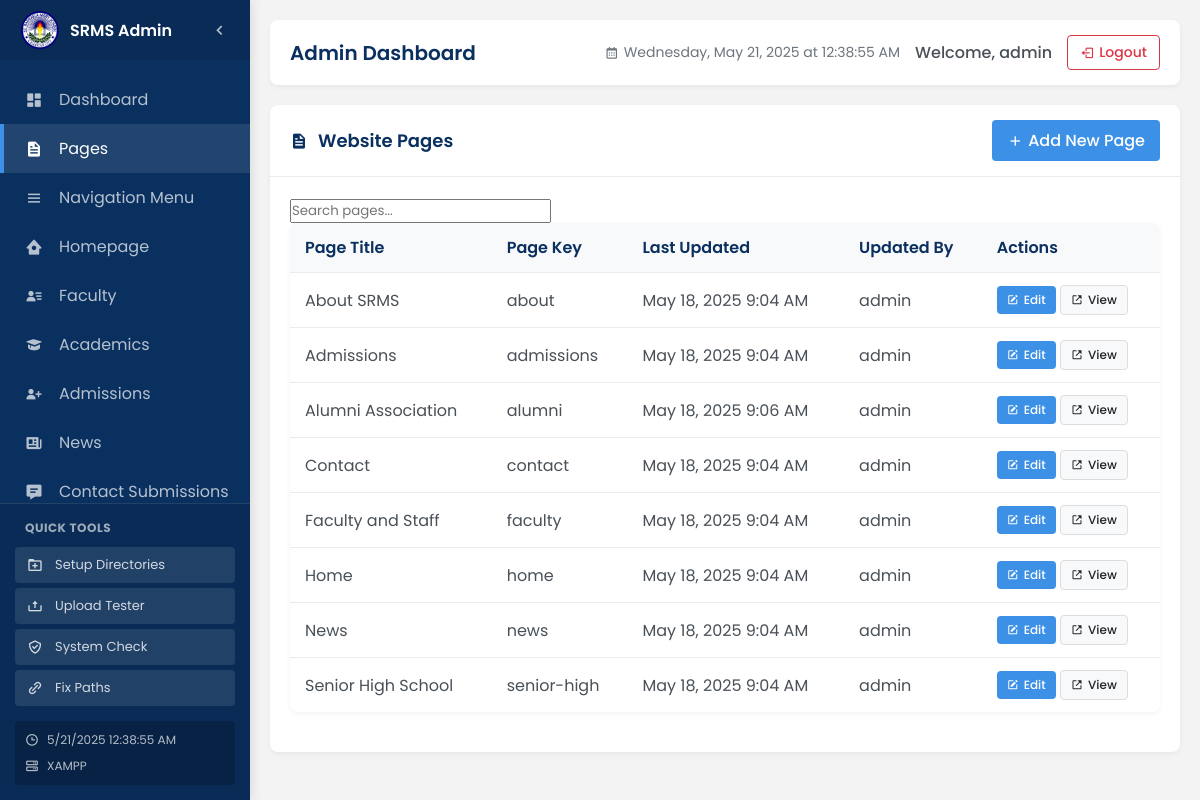
/admin/pages-manage.php (signed in), run on the app's committed database.
### tables this page shows
CREATE TABLE `school_information` (
  `id` int(11) NOT NULL,
  `name` varchar(100) NOT NULL,
  `logo` varchar(255) DEFAULT NULL,
  `mission` text DEFAULT NULL,
  `vision` text DEFAULT NULL,
  `philosophy` text DEFAULT NULL,
  `email` varchar(100) DEFAULT NULL,
  `phone` varchar(50) DEFAULT NULL,
  `address` text DEFAULT NULL,
  `created_at` timestamp NOT NULL DEFAULT current_timestamp(),
  `updated_at` timestamp NOT NULL DEFAULT current_timestamp() ON UPDATE current_timestamp()
);

CREATE TABLE `page_content` (
  `id` int(11) NOT NULL,
  `page_key` varchar(50) NOT NULL,
  `title` varchar(255) NOT NULL,
  `content` text DEFAULT NULL,
  `meta_description` text DEFAULT NULL,
  `last_updated` timestamp NOT NULL DEFAULT current_timestamp() ON UPDATE current_timestamp(),
  `last_updated_by` int(11) DEFAULT NULL
);

CREATE TABLE `users` (
  `id` int(11) NOT NULL,
  `username` varchar(50) NOT NULL,
  `password` varchar(255) NOT NULL,
  `email` varchar(100) NOT NULL,
  `role` enum('admin','editor','content_manager') NOT NULL DEFAULT 'editor',
  `active` tinyint(1) DEFAULT 1,
  `last_login` datetime DEFAULT NULL,
  `created_at` timestamp NOT NULL DEFAULT current_timestamp(),
  `updated_at` timestamp NOT NULL DEFAULT current_timestamp() ON UPDATE current_timestamp()
);

### includes/db.php (called while the page is built, shortened)
<?php
class Database {
    private $connection;
    private function connect() {
        $host = DB_SERVER;
        $user = DB_USERNAME;
        $pass = DB_PASSWORD;
        $db = DB_NAME;
        $port = defined('DB_PORT') ? DB_PORT : '3306';
        $this->connection = new mysqli($host, $user, $pass, $db, $port);
        $this->connection->set_charset('utf8mb4');
    }
    public function query($sql) {
        $result = $this->connection->query($sql);
        return $result;
    }
    public function fetch_row($sql) {
        $result = $this->query($sql);
        if ($result && $result->num_rows > 0) {
            return $result->fetch_assoc();
        }
        return null;
    }
    public function fetch_all($sql) {
        $result = $this->query($sql);
        $rows = [];
        if ($result) {
            while ($row = $result->fetch_assoc()) {
                $rows[] = $row;
            }
        }
        return $rows;
    }
}

### admin/pages-manage.php (the view, shortened to what this page needs)
<?php
include_once '../includes/db.php';
$db = new Database();
$pages = $db->fetch_all("SELECT p.*, u.username as updated_by_user
                       FROM page_content p
                       LEFT JOIN users u ON p.last_updated_by = u.id
                       ORDER BY p.title");
?>
<div class="panel">
    <div class="panel-header">
        <h3 class="panel-title"><i class='bx bxs-file'></i> Website Pages</h3>
        <div class="panel-actions">
            <a href="page-edit.php" class="btn btn-primary">
                <i class='bx bx-plus'></i> Add New Page
            </a>
        </div>
    </div>
    <div class="panel-body">
        <div class="search-box mb-3">
            <input type="text" id="searchInput" class="form-control" placeholder="Search pages...">
        </div>
        <div class="table-container">
            <table class="table" id="pagesTable">
                <thead>
                    <tr>
                        <th>Page Title</th>
                        <th>Page Key</th>
                        <th>Last Updated</th>
                        <th>Updated By</th>
                        <th>Actions</th>
                    </tr>
                </thead>
                <tbody>
                    <?php if(empty($pages)): ?>
                    <tr>
                        <td colspan="5" class="text-center">
                            <div class="empty-state">
                                <i class='bx bx-file'></i>
                                <p>No pages found. Create your first page content.</p>
                            </div>
                        </td>
                    </tr>
                    <?php else: ?>
                        <?php foreach($pages as $page): ?>
                        <tr>
                            <td><?php echo htmlspecialchars($page['title']); ?></td>
                            <td><code><?php echo htmlspecialchars($page['page_key']); ?></code></td>
                            <td><?php echo date('M j, Y g:i A', strtotime($page['last_updated'])); ?></td>
                            <td><?php echo htmlspecialchars($page['updated_by_user'] ?? 'System'); ?></td>
                            <td>
                                <div class="action-buttons">
                                    <a href="page-edit.php?id=<?php echo $page['id']; ?>" class="btn btn-primary btn-sm">
                                        <i class='bx bxs-edit'></i> Edit
                                    </a>
                                    <a href="../<?php echo ($page['page_key'] === 'home') ? '' : $page['page_key']; ?>.php" class="btn btn-light btn-sm" target="_blank">
                                        <i class='bx bx-link-external'></i> View
                                    </a>
                                </div>
                            </td>
                        </tr>
                        <?php endforeach; ?>
                    <?php endif; ?>
                </tbody>
            </table>
        </div>
    </div>
</div>
<?php
include 'layout.php';
?>

### admin/includes/admin-sidebar.php (shortened to what this page needs)
<?php
$current_page = basename($_SERVER['PHP_SELF']);
$assets_path = '/srms-website/assets';
$admin_path = '/srms-website/admin/';
?>
<?php
$school_logo = '/assets/images/branding/logo-primary.png';
if (class_exists('Database')) {
    try {
        $db = new Database();
        $school_info = $db->fetch_row("SELECT logo FROM school_information LIMIT 1");
        if ($school_info && !empty($school_info['logo'])) {
            $school_logo = $school_info['logo'];
        }
    } catch (Exception $e) {
        error_log("Error fetching logo from database: " . $e->getMessage());
    }
}
?>
<div class="sidebar" id="sidebar">
    <div class="sidebar-header">
       <img src="<?php echo $assets_path . $school_logo; ?>" alt="St. Raphaela Mary School Logo" class="logo-img" onerror="this.src='<?php echo $assets_path; ?>/images/branding/logo-primary.png';">
        <h3 class="logo-text">SRMS Admin</h3>
        <button id="sidebar-toggle" class="sidebar-toggle">
            <i class='bx bx-chevron-left'></i>
        </button>
    </div>
    <div class="sidebar-menu">
        <ul class="menu-list">
            <li class="menu-item <?php echo ($current_page === 'index.php') ? 'active' : ''; ?>">
                <a href="<?php echo $admin_path; ?>index.php">
                    <i class='bx bxs-dashboard'></i>
                    <span class="menu-text">Dashboard</span>
                </a>
            </li>
            <li class="menu-item <?php echo ($current_page === 'pages-manage.php' || $current_page === 'page-edit.php') ? 'active' : ''; ?>">
                <a href="<?php echo $admin_path; ?>pages-manage.php">
                    <i class='bx bxs-file'></i>
                    <span class="menu-text">Pages</span>
                </a>
            </li>
            <li class="menu-item <?php echo ($current_page === 'navigation-manage.php') ? 'active' : ''; ?>">
                <a href="<?php echo $admin_path; ?>navigation-manage.php">
                    <i class='bx bx-menu'></i>
                    <span class="menu-text">Navigation Menu</span>
                </a>
            </li>
            <li class="menu-item <?php echo ($current_page === 'homepage-manage.php') ? 'active' : ''; ?>">
                <a href="<?php echo $admin_path; ?>homepage-manage.php">
                    <i class='bx bxs-home-circle'></i>
                    <span class="menu-text">Homepage</span>
                </a>
            </li>
            <li class="menu-item <?php echo ($current_page === 'faculty-manage.php' || $current_page === 'faculty-edit.php' || $current_page === 'faculty-categories.php') ? 'active' : ''; ?>">
                <a href="<?php echo $admin_path; ?>faculty-manage.php">
                    <i class='bx bxs-user-detail'></i>
                    <span class="menu-text">Faculty</span>
                </a>
            </li>
            <li class="menu-item <?php echo ($current_page === 'academics-manage.php') ? 'active' : ''; ?>">
                <a href="<?php echo $admin_path; ?>academics-manage.php">
                    <i class='bx bxs-graduation'></i>
                    <span class="menu-text">Academics</span>
                </a>
            </li>
            <li class="menu-item <?php echo ($current_page === 'admissions-manage.php') ? 'active' : ''; ?>">
                <a href="<?php echo $admin_path; ?>admissions-manage.php">
                    <i class='bx bxs-user-plus'></i>
                    <span class="menu-text">Admissions</span>
                </a>
            </li>
            <li class="menu-item <?php echo ($current_page === 'news-manage.php' || $current_page === 'news-edit.php') ? 'active' : ''; ?>">
                <a href="<?php echo $admin_path; ?>news-manage.php">
                    <i class='bx bxs-news'></i>
                    <span class="menu-text">News</span>
                </a>
            </li>
            <li class="menu-item <?php echo ($current_page === 'contact-submissions.php' || $current_page === 'reply.php') ? 'active' : ''; ?>">
                <a href="<?php echo $admin_path; ?>contact-submissions.php">
                    <i class='bx bxs-message-detail'></i>
                    <span class="menu-text">Contact Submissions</span>
                </a>
            </li>
        </ul>
    </div>
    <div class="sidebar-footer">
        <div class="admin-tools">
            <h4 class="tools-header">Quick Tools</h4>
            <a href="<?php echo $admin_path; ?>tools/maintenance/setup-directories.php" class="tool-item">
                <i class='bx bx-folder-plus'></i>
                <span class="menu-text">Setup Directories</span>
            </a>
            <a href="<?php echo $admin_path; ?>tools/media/upload-tester.php" class="tool-item">
                <i class='bx bx-upload'></i>
                <span class="menu-text">Upload Tester</span>
            </a>
            <a href="<?php echo $admin_path; ?>tools/system/environment-check.php" class="tool-item">
                <i class='bx bx-check-shield'></i>
                <span class="menu-text">System Check</span>
            </a>
            <a href="<?php echo $admin_path; ?>tools/maintenance/fix-paths.php" class="tool-item">
                <i class='bx bx-link-alt'></i>
                <span class="menu-text">Fix Paths</span>
            </a>
        </div>
        <div class="server-info">
            <div class="server-time">
                <i class='bx bx-time'></i>
                <span id="server-time" class="menu-text"></span>
            </div>
            <div class="server-type">
                <i class='bx bx-server'></i>
                <span class="menu-text"><?php echo defined('SERVER_TYPE') ? SERVER_TYPE : 'Server'; ?></span>
            </div>
        </div>
    </div>
</div>

### assets/css/styles.css (style rules this page uses)
:root { --poppins: 'Poppins', sans-serif; --lato: 'Lato', sans-serif; --light: #F9F9F9; --blue: #3C91E6; --light-blue: #CFE8FF; --grey: #EEE; --dark-grey: #AAAAAA; --dark: #342E37; --red: #DB504A; --yellow: #FFCE26; --light-yellow: #FFF2C6; --orange: #FD7238; --light-orange: #FFE0D3; --dark-blue: #156ec7; --green: #0aaa2dd7; --primary: #003366; --secondary: #156ec7; }
* { margin: 0; padding: 0; box-sizing: border-box; font-family: var(--poppins); }
body { background-color: #f3f3f3; color: #222222; }
a { text-decoration: none; }
li { list-style: none; }

### data on the page
school_information: logo (picture)
page_content: title "About SRMS", page_key "about", last_updated "May 18, 2025 9:04 AM", last_updated_by.username "admin"
page_content: title "Admissions", page_key "admissions", last_updated "May 18, 2025 9:04 AM", last_updated_by.username "admin"
page_content: title "Alumni Association", page_key "alumni", last_updated "May 18, 2025 9:06 AM", last_updated_by.username "admin"
page_content: title "Contact", page_key "contact", last_updated "May 18, 2025 9:04 AM", last_updated_by.username "admin"
page_content: title "Faculty and Staff", page_key "faculty", last_updated "May 18, 2025 9:04 AM", last_updated_by.username "admin"
page_content: title "Home", page_key "home", last_updated "May 18, 2025 9:04 AM", last_updated_by.username "admin"
page_content: title "News", page_key "news", last_updated "May 18, 2025 9:04 AM", last_updated_by.username "admin"
page_content: title "Senior High School", page_key "senior-high", last_updated "May 18, 2025 9:04 AM", last_updated_by.username "admin"

### other printed values
SERVER_TYPE "XAMPP"
$page_title "Admin Dashboard"
$_SESSION['admin_username'] "admin"
